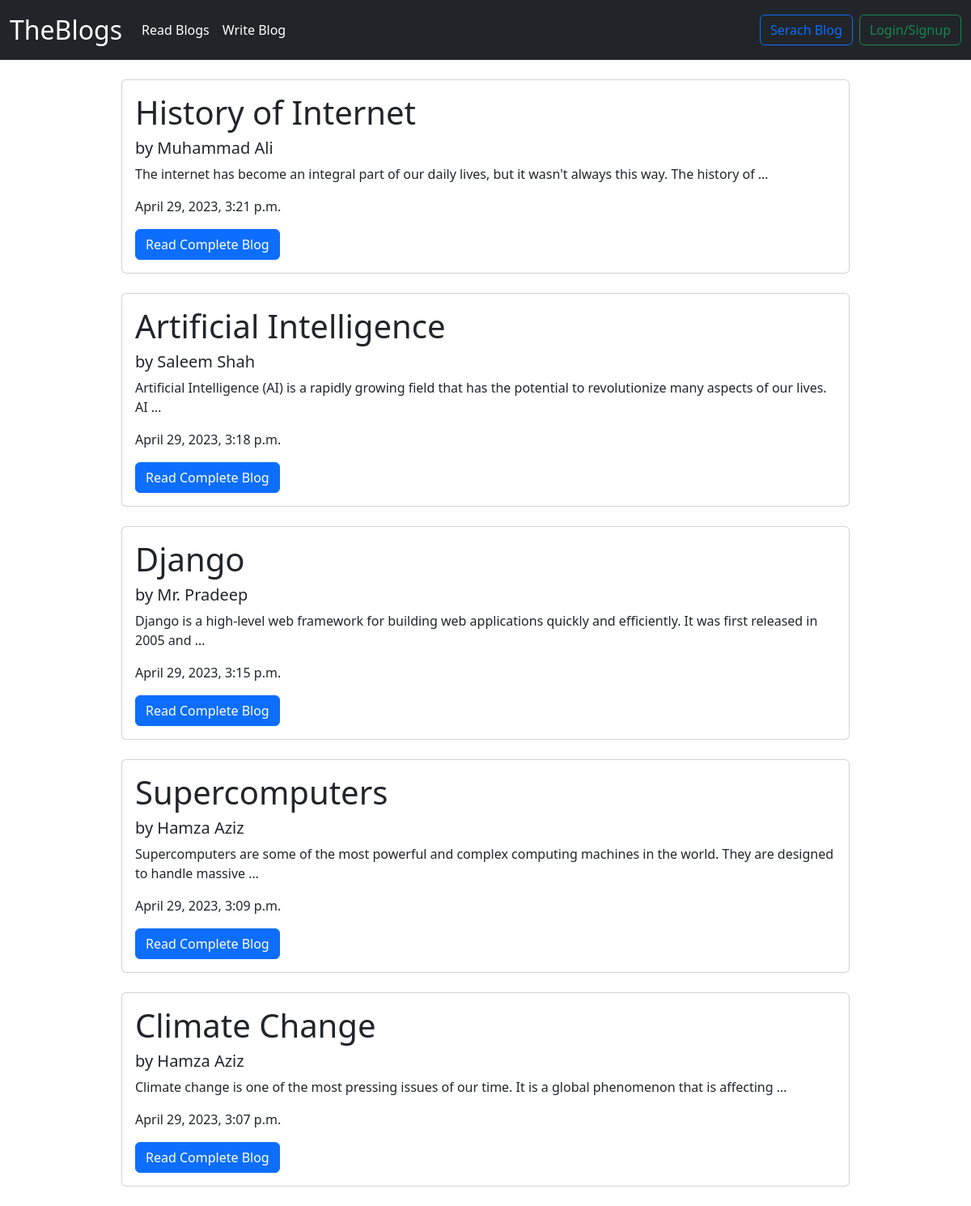
The page / on the database its author committed.
### Blogs/models.py (models this page shows)
class BlogModel(models.Model):
    blog_heading = models.CharField(max_length=200)
    blog_author = models.ForeignKey(User, on_delete=models.CASCADE)     # Using User model as foreign key here
    blog_content = models.TextField()
    created_at = models.DateTimeField(auto_now_add=True)    # Whenever blog is created, data and time at that moment will be added automatically

### Blogs/views.py (the view)
# urls.py: path('', views.read_blogs, name='home'),
def read_blogs(request):
    blogs = models.BlogModel.objects.all()
    if request.method == 'GET':
        blogsearch = request.GET.get('blogsearch', '')
        blogs = models.BlogModel.objects.filter(blog_heading__icontains=blogsearch)     # __icontains helps us when complete heading name is not searched but a part of it is
    data = {
        'blogs' : blogs
    }
    return render(request, 'home.html', data)

### Template/home.html (shortened to what this page needs)
{% include 'header.html' %}
{% for i in blogs reversed %}
    <div class="card w-75 mx-auto my-4">
        <div class="card-body">
        <h1 class="card-title">{{i.blog_heading}}</h1>
        <h5 class="card-title">by {{i.blog_author.first_name | title}} {{i.blog_author.last_name | title}}</h5>
        <p class="card-text">{{i.blog_content | truncatewords:20}}</p>
        <p class="card-text">{{i.created_at}}</p>
        <a href="/blogs/{{i.id}}" class="btn btn-primary">Read Complete Blog</a>
        </div>
    </div>
    {% empty %}
      <h1 class="text-center my-4">No results found</h1>
{% endfor %}
{% include 'footer.html' %}

### Template/header.html (shortened to what this page needs)
<!DOCTYPE html>
<html lang="en">
<head>
    <link href="https://cdn.jsdelivr.net/npm/bootstrap@5.3.0-alpha3/dist/css/bootstrap.min.css" rel="stylesheet">
</head>
<body>
    <nav class="navbar bg-dark navbar-expand-md" data-bs-theme="dark">
        <div class="container-fluid">
          <a class="navbar-brand fs-2" href="{% url 'home' %}">TheBlogs</a>
          <div class="collapse navbar-collapse" id="navbarSupportedContent">
            <ul class="navbar-nav me-auto mb-2 mb-lg-0">
              <li class="nav-item">
                <a class="nav-link active" aria-current="page" href="{% url 'home' %}">Read Blogs</a>
              </li>
              <li class="nav-item">
                <a class="nav-link active" aria-current="page" href="{% url 'writeblog' %}">Write Blog</a>
              </li>
            </ul>
            {% if request.path == '/' %}
              <button type="button" class="btn btn-outline-primary d-flex mx-0 mx-md-2 my-2 my-md-0" data-bs-toggle="modal" data-bs-target="#searchBlog">Serach Blog</button>
            {% endif %}
            {% if not user.is_authenticated %}
              <a href="{% url 'login' %}" class="text-decoration-none">
                <button type="button" class="btn btn-outline-success d-flex">Login/Signup</button>
              </a>
            {% else %}
              <a href="{% url 'logout' %}">
                <button type="button" class="btn btn-outline-danger">Logout</button>
              </a>
            {% endif %}
          </div>
        </div>
    </nav>

### Template/footer.html (shortened to what this page needs)
</body>
</html>

### rows shown on the page
BlogModel: blog_heading "History of Internet", blog_author.first_name "Muhammad", blog_author.last_name "Ali", blog_content "The internet has become an integral part of our daily lives, but it wasn't always this way. The history of …", created_at "April 29, 2023, 3:21 p.m."
BlogModel: blog_heading "Artificial Intelligence", blog_author.first_name "Saleem", blog_author.last_name "Shah", blog_content "Artificial Intelligence (AI) is a rapidly growing field that has the potential to revolutionize many aspects of our lives. AI …", created_at "April 29, 2023, 3:18 p.m."
BlogModel: blog_heading "Django", blog_author.first_name "Mr.", blog_author.last_name "Pradeep", blog_content "Django is a high-level web framework for building web applications quickly and efficiently. It was first released in 2005 and …", created_at "April 29, 2023, 3:15 p.m."
BlogModel: blog_heading "Supercomputers", blog_author.first_name "Hamza", blog_author.last_name "Aziz", blog_content "Supercomputers are some of the most powerful and complex computing machines in the world. They are designed to handle massive …", created_at "April 29, 2023, 3:09 p.m."
BlogModel: blog_heading "Climate Change", blog_author.first_name "Hamza", blog_author.last_name "Aziz", blog_content "Climate change is one of the most pressing issues of our time. It is a global phenomenon that is affecting …", created_at "April 29, 2023, 3:07 p.m."
